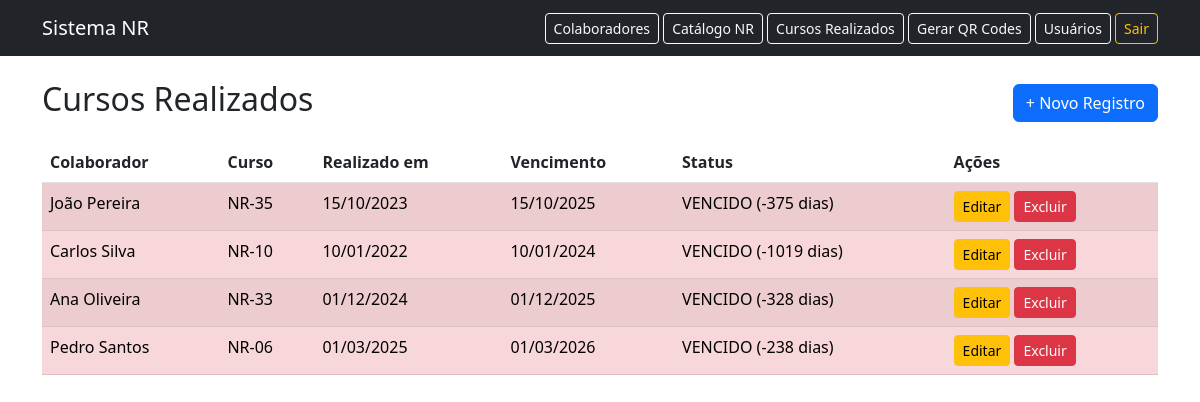
The app's page /cursos/ (signed in) with its own data.
### models.py (models this page shows, shortened)
class Colaborador(db.Model):
    __tablename__ = "colaboradores"
    id = db.Column(db.Integer, primary_key=True)
    nome = db.Column(db.String(150), nullable=False)
    cpf = db.Column(db.String(14), unique=True, nullable=False)
    matricula = db.Column(db.String(20))
    ativo = db.Column(db.Boolean, default=True)
    cursos = db.relationship(
        "ColaboradorCurso",
        backref="colaborador",
        cascade="all, delete-orphan",
        lazy=True
    )

class CatalogoNR(db.Model):
    __tablename__ = "catalogo_nr"
    id = db.Column(db.Integer, primary_key=True)
    nome_curso = db.Column(db.String(100), nullable=False)   # ex: NR-35
    validade_meses = db.Column(db.Integer, nullable=False)
    descricao = db.Column(db.String(255))

class ColaboradorCurso(db.Model):
    __tablename__ = "colaborador_curso"
    id = db.Column(db.Integer, primary_key=True)
    colaborador_id = db.Column(db.Integer, db.ForeignKey(
        "colaboradores.id"), nullable=False)
    catalogo_nr_id = db.Column(db.Integer, db.ForeignKey(
        "catalogo_nr.id"), nullable=False)
    data_realizado = db.Column(db.Date, nullable=False)
    data_vencimento = db.Column(db.Date)
    catalogo = db.relationship("CatalogoNR", lazy="joined")
    def status(self):
        if not self.data_vencimento:
            return "INDEFINIDO", None
        hoje = date.today()
        dias_restantes = (self.data_vencimento - hoje).days
        if dias_restantes < 0:
            return "VENCIDO", dias_restantes
        elif dias_restantes <= 30:
            return "A_VENCER", dias_restantes
        return "VALIDO", dias_restantes

### routes/cursos.py (the view)
@bp_cursos.route("/")
@login_required
def listar():
    registros = ColaboradorCurso.query.all()
    dados = []
    for r in registros:
        status, dias = r.status()
        dados.append({"registro": r, "status": status, "dias_restantes": dias})
    return render_template("cursos/listar.html", dados=dados)

### app.py (called while the page is built)
@login_manager.user_loader
def load_user(user_id):
    return Usuario.query.get(int(user_id))

@app.before_request
def alerta_vencimento():
    if current_user.is_authenticated:
        session["alertas_nr"] = listar_cursos_criticos(ColaboradorCurso)

### services/validade_service.py (called while the page is built)
def status_curso(curso):
    if not curso.data_vencimento:
        return "INDEFINIDO", None
    hoje = date.today()
    dias_restantes = (curso.data_vencimento - hoje).days
    if dias_restantes < 0:
        return "VENCIDO", dias_restantes
    elif dias_restantes <= 30:
        return "A_VENCER", dias_restantes
    return "VALIDO", dias_restantes

def listar_cursos_criticos(ColaboradorCurso):
    cursos = ColaboradorCurso.query.all()
    criticos = []
    for c in cursos:
        status, dias = status_curso(c)
        if status in ("VENCIDO", "A_VENCER"):
            criticos.append({
                "colaborador": c.colaborador.nome,
                "colaborador_id": c.colaborador_id,
                "curso": c.catalogo.nome_curso,
                "vencimento": c.data_vencimento,
                "status": status,
                "dias_restantes": dias
            })
    criticos.sort(key=lambda x: (
        x["status"] != "VENCIDO", x["dias_restantes"] if x["dias_restantes"] is not None else 9999))
    return criticos

### templates/cursos/listar.html
{% extends "base.html" %}
{% block content %}
<div class="d-flex justify-content-between align-items-center mb-3">
    <h2>Cursos Realizados</h2>
    <a href="{{ url_for('cursos.novo') }}" class="btn btn-primary">+ Novo Registro</a>
</div>
<table class="table table-striped">
    <thead>
        <tr>
            <th>Colaborador</th>
            <th>Curso</th>
            <th>Realizado em</th>
            <th>Vencimento</th>
            <th>Status</th>
            <th>Ações</th>
        </tr>
    </thead>
    <tbody>
    {% for item in dados %}
        <tr class="{{ 'table-danger' if item.status == 'VENCIDO' else ('table-warning' if item.status == 'A_VENCER' else 'table-success') }}">
            <td>{{ item.registro.colaborador.nome }}</td>
            <td>{{ item.registro.catalogo.nome_curso }}</td>
            <td>{{ item.registro.data_realizado.strftime('%d/%m/%Y') }}</td>
            <td>{{ item.registro.data_vencimento.strftime('%d/%m/%Y') }}</td>
            <td>{{ item.status }} {% if item.dias_restantes is not none %}({{ item.dias_restantes }} dias){% endif %}</td>
            <td>
                <a href="{{ url_for('cursos.editar', id=item.registro.id) }}" class="btn btn-sm btn-warning">Editar</a>
                <form method="POST" action="{{ url_for('cursos.excluir', id=item.registro.id) }}" style="display:inline;" onsubmit="return confirm('Confirma exclusão?');">
                    <button type="submit" class="btn btn-sm btn-danger">Excluir</button>
                </form>
            </td>
        </tr>
    {% endfor %}
    </tbody>
</table>
{% endblock %}

### records on screen
Colaborador: registro.colaborador.nome "João Pereira"
CatalogoNR: registro.catalogo.nome_curso "NR-35"
ColaboradorCurso: registro.data_realizado "15/10/2023", registro.data_vencimento "15/10/2025"
Colaborador: registro.colaborador.nome "Carlos Silva"
CatalogoNR: registro.catalogo.nome_curso "NR-10"
ColaboradorCurso: registro.data_realizado "10/01/2022", registro.data_vencimento "10/01/2024"
Colaborador: registro.colaborador.nome "Ana Oliveira"
CatalogoNR: registro.catalogo.nome_curso "NR-33"
ColaboradorCurso: registro.data_realizado "01/12/2024", registro.data_vencimento "01/12/2025"
Colaborador: registro.colaborador.nome "Pedro Santos"
CatalogoNR: registro.catalogo.nome_curso "NR-06"
ColaboradorCurso: registro.data_realizado "01/03/2025", registro.data_vencimento "01/03/2026"

### other values on screen
{{ item.status }} "VENCIDO" "VENCIDO" "VENCIDO" "VENCIDO"
{{ item.dias_restantes }} "-375" "-1019" "-328" "-238"
